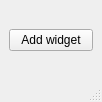
<?xml version="1.0" encoding="UTF-8"?>
<ui version="4.0">
 <class>MainWindow</class>
 <widget class="QMainWindow" name="MainWindow">
  <property name="geometry">
   <rect>
    <x>0</x>
    <y>0</y>
    <width>102</width>
    <height>102</height>
   </rect>
  </property>
  <widget class="QWidget" name="centralwidget">
   <layout class="QVBoxLayout" name="verticalLayout_2">
    <item>
     <widget class="QPushButton" name="pushButton">
      <property name="text">
       <string>Add widget</string>
      </property>
     </widget>
    </item>
    <item>
     <layout class="QVBoxLayout" name="verticalLayout"/>
    </item>
   </layout>
  </widget>
  <widget class="QMenuBar" name="menubar">
   <property name="geometry">
    <rect>
     <x>0</x>
     <y>0</y>
     <width>102</width>
     <height>27</height>
    </rect>
   </property>
  </widget>
  <widget class="QStatusBar" name="statusbar"/>
 </widget>
 <resources/>
 <connections/>
</ui>
